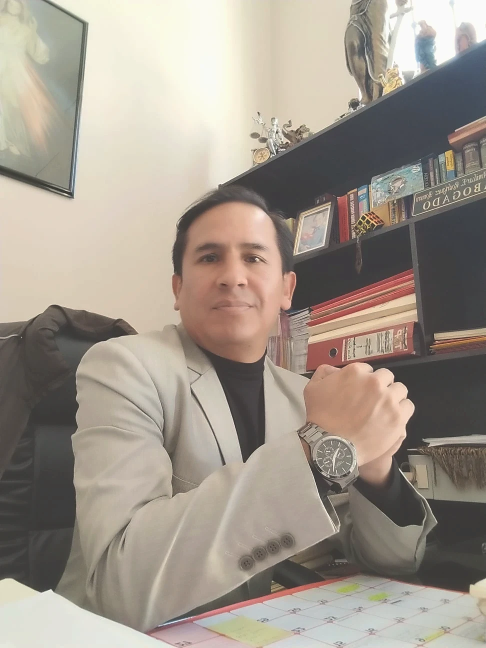
#> input picture assets/img/amilcar-despacho-2.webp, 972 x 1296 px, found by its file name (shown at 1/2 size)
$ python retoque_fotos.py
#> lines starting #> are read from the running program, lines starting #| are printed output that depends on the picture
"""Retoque suave de las fotos del abogado (no cambia rasgos).

- Suaviza la piel (difuminado solo en zonas sin bordes: arrugas finas, textura)
- Aclara sombras y da un tono cálido, más luminoso y amigable
Lee de assets/img/originales/ y escribe en assets/img/.
Uso: python tools/retoque_fotos.py
"""
from pathlib import Path
from PIL import Image, ImageChops, ImageEnhance, ImageFilter

ROOT = Path(__file__).resolve().parent.parent
SRC = ROOT / "assets" / "img" / "originales"
DST = ROOT / "assets" / "img"
# amilcar-despacho y amilcar-colegio-abogados ya vienen retocadas por el cliente: no se procesan
FOTOS = ["amilcar-despacho-2.webp"]


def suavizar_piel(img: Image.Image, fuerza: float = 0.55) -> Image.Image:
    w, h = img.size
    radio = max(2, round(min(w, h) / 260))
    suave = img.filter(ImageFilter.GaussianBlur(radio))
    # Mascara: 255 donde NO hay bordes marcados (ojos, labios, contorno se preservan)
    bordes = img.convert("L").filter(ImageFilter.FIND_EDGES).filter(ImageFilter.GaussianBlur(radio))
    bordes = bordes.point(lambda v: 255 if v > 18 else v * 14)
    mascara = ImageChops.invert(bordes).point(lambda v: int(v * fuerza))
    return Image.composite(suave, img, mascara)


def calidez(img: Image.Image, r: float = 1.04, b: float = 0.96) -> Image.Image:
    R, G, B = img.split()
    R = R.point(lambda v: min(255, int(v * r)))
    B = B.point(lambda v: int(v * b))
    return Image.merge("RGB", (R, G, B))


def levantar_sombras(img: Image.Image, cantidad: float = 0.18) -> Image.Image:
    # Curva suave: aclara tonos oscuros sin quemar las luces
    lut = [min(255, int(v + cantidad * (255 - v) * (1 - v / 255) ** 1.5)) for v in range(256)]
    return img.point(lut * 3)


for nombre in FOTOS:
    img = Image.open(SRC / nombre).convert("RGB")
#> img is the input picture: PIL image 972x1296 RGB; mean R, G, B 160, 150.7, 139.7
    img = suavizar_piel(img)
#> in suavizar_piel, `bordes = img.convert("L").filter(ImageFilter.FIND_EDGES).filter(ImageF..`:
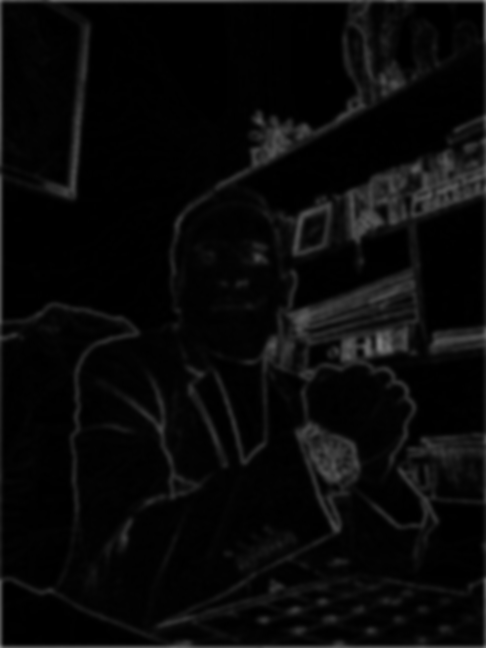
#> bordes: PIL image 972x1296 L (shown at 1/2 size); min 0, max 151, mean 9.1
#> in suavizar_piel, `bordes = bordes.point(lambda v: 255 if v > 18 else v * 14)`:
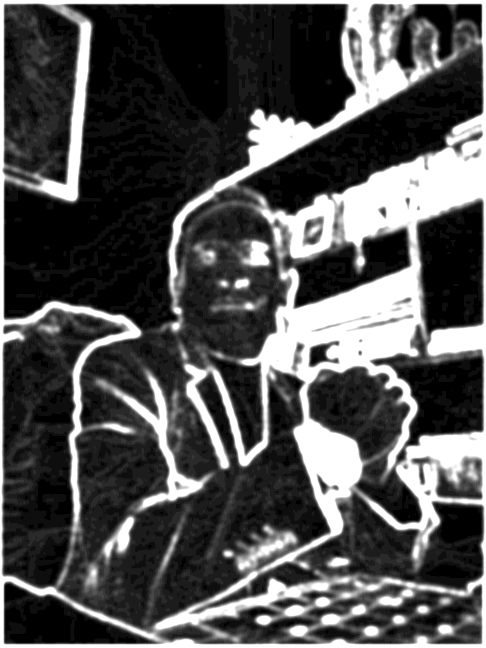
#> bordes: PIL image 972x1296 L (shown at 1/2 size); min 0, max 255, mean 80.1
#> in suavizar_piel, `mascara = ImageChops.invert(bordes).point(lambda v: int(v * fuerza))`:
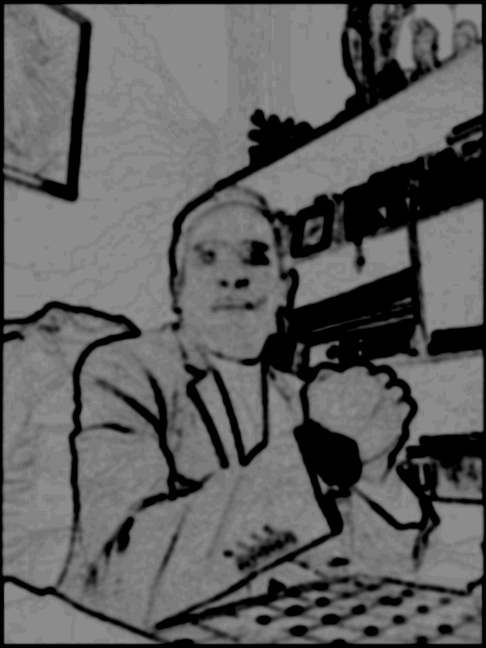
#> mascara: PIL image 972x1296 L (shown at 1/2 size); min 0, max 140, mean 95.8
    img = levantar_sombras(img)
#> in levantar_sombras, `return img.point(lut * 3)`:
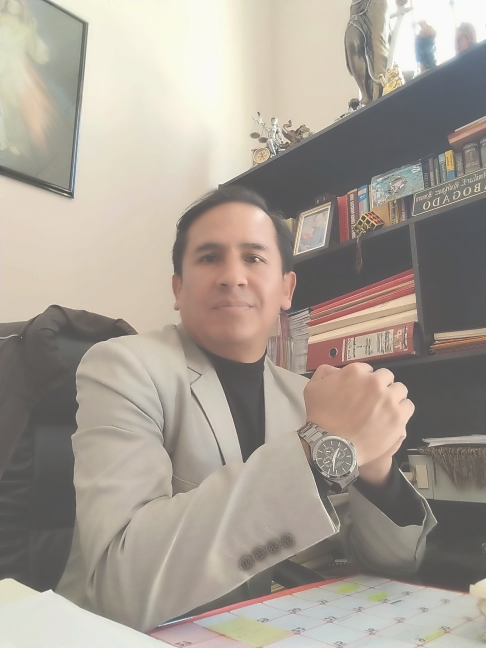
#> returned value: PIL image 972x1296 RGB (shown at 1/2 size); mean R, G, B 166.8, 158.3, 148.3
    img = calidez(img)
#> in calidez, `R, G, B = img.split()`:
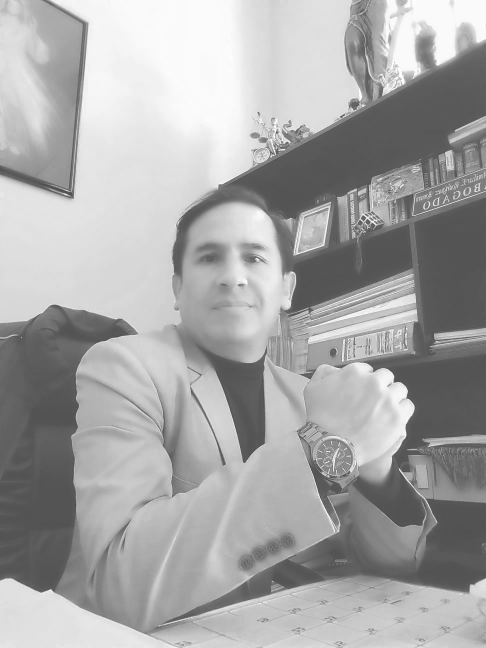
#> R: PIL image 972x1296 L (shown at 1/2 size); min 64, max 255, mean 166.8
#> in calidez, `R, G, B = img.split()`:
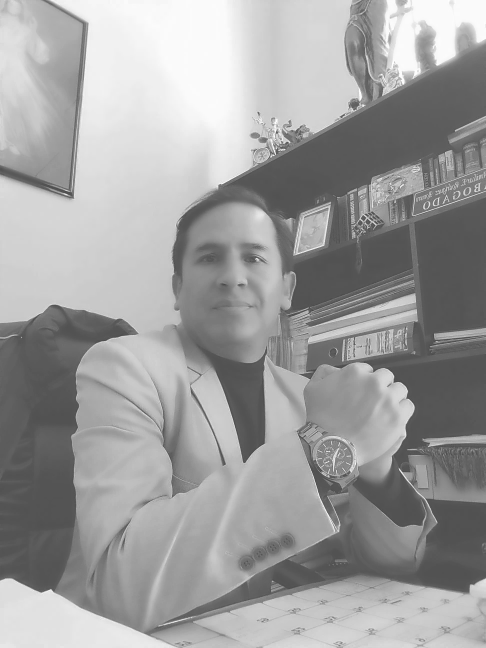
#> G: PIL image 972x1296 L (shown at 1/2 size); min 59, max 255, mean 158.3
#> in calidez, `R, G, B = img.split()`:
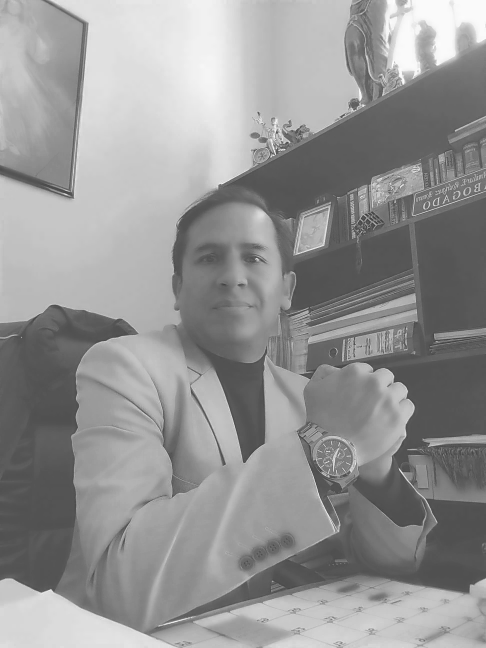
#> B: PIL image 972x1296 L (shown at 1/2 size); min 50, max 255, mean 148.3
    img = ImageEnhance.Brightness(img).enhance(1.05)
    img = ImageEnhance.Contrast(img).enhance(0.96)
    img = ImageEnhance.Color(img).enhance(1.06)
    img = img.filter(ImageFilter.UnsharpMask(radius=1.2, percent=40, threshold=3))
    img.save(DST / nombre, "WEBP", quality=88)
    print("ok", nombre)

$ run again, with assets/img/amilcar-colegio-abogados.webp copied over assets/img/amilcar-despacho-2.webp
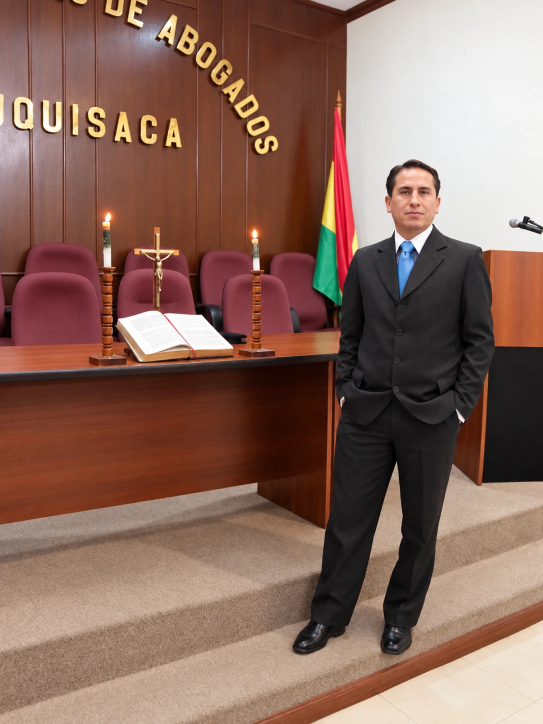
#> input picture assets/img/amilcar-colegio-abogados.webp, 1086 x 1448 px, found by its file name (shown at 1/2 size)
#> img is the input picture: PIL image 1086x1448 RGB; mean R, G, B 137.7, 105.5, 93
#> in calidez, `R, G, B = img.split()`:
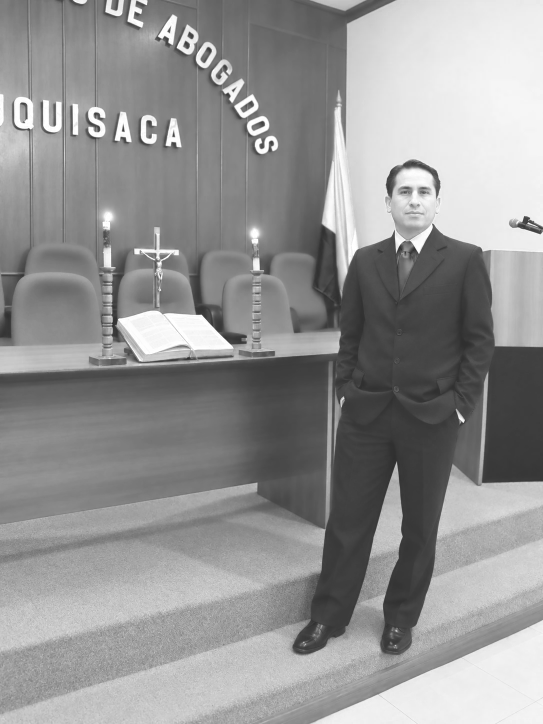
#> R: PIL image 1086x1448 L (shown at 1/2 size); min 45, max 255, mean 147.8
#> in calidez, `R, G, B = img.split()`:
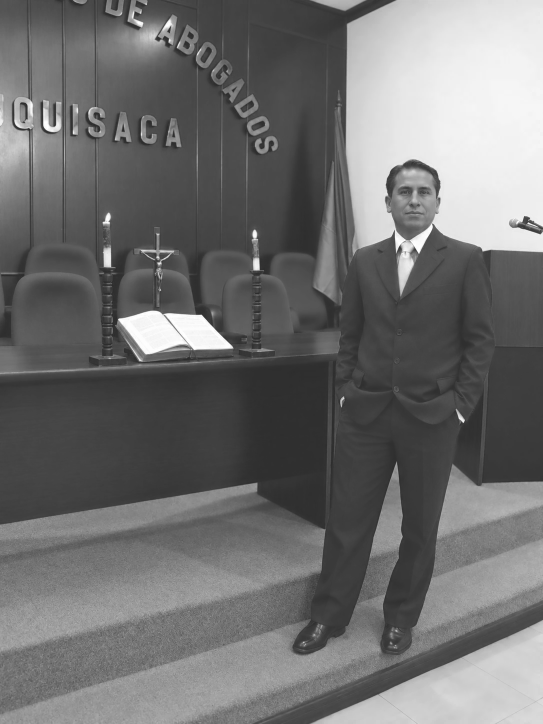
#> B: PIL image 1086x1448 L (shown at 1/2 size); min 45, max 255, mean 112.2

$ run again, with assets/img/amilcar-despacho.webp copied over assets/img/amilcar-despacho-2.webp
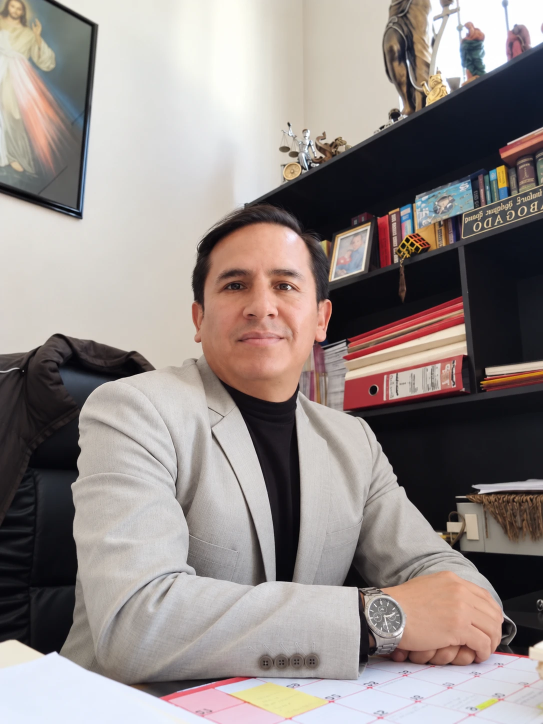
#> input picture assets/img/amilcar-despacho.webp, 1086 x 1448 px, found by its file name (shown at 1/2 size)
#> img is the input picture: PIL image 1086x1448 RGB; mean R, G, B 147.4, 138.5, 135.7
#> in suavizar_piel, `mascara = ImageChops.invert(bordes).point(lambda v: int(v * fuerza))`:
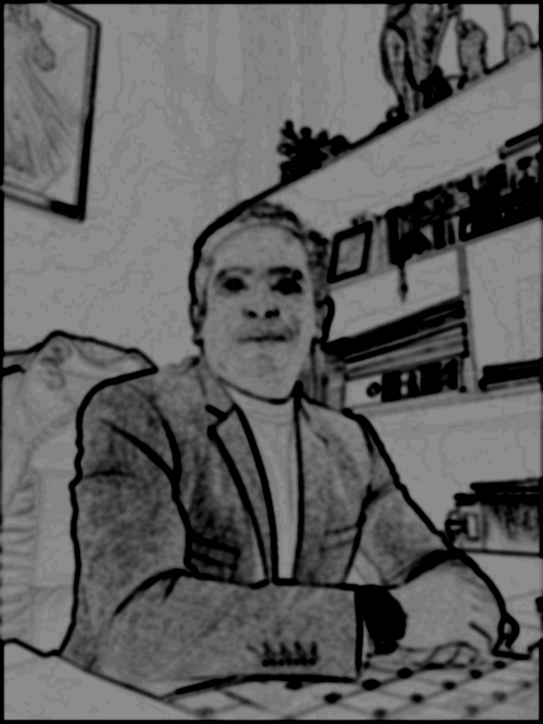
#> mascara: PIL image 1086x1448 L (shown at 1/2 size); min 0, max 140, mean 94.9
#> `img = ImageEnhance.Brightness(img).enhance(1.05)`:
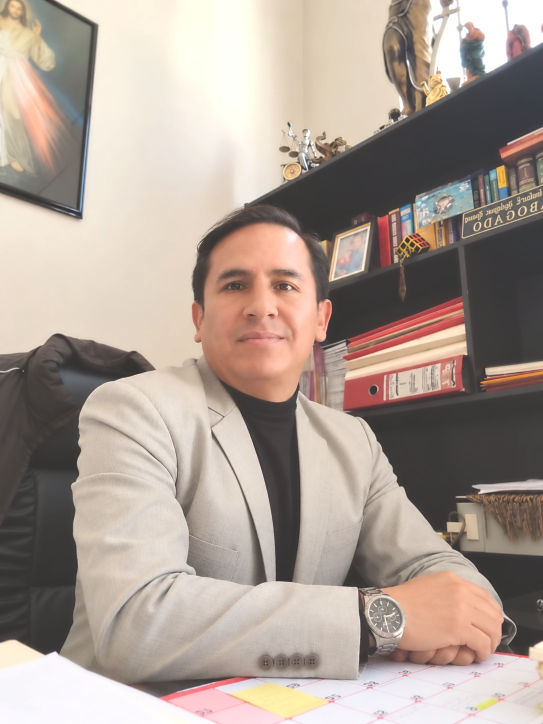
#> img: PIL image 1086x1448 RGB (shown at 1/2 size); mean R, G, B 171.5, 157.4, 148
